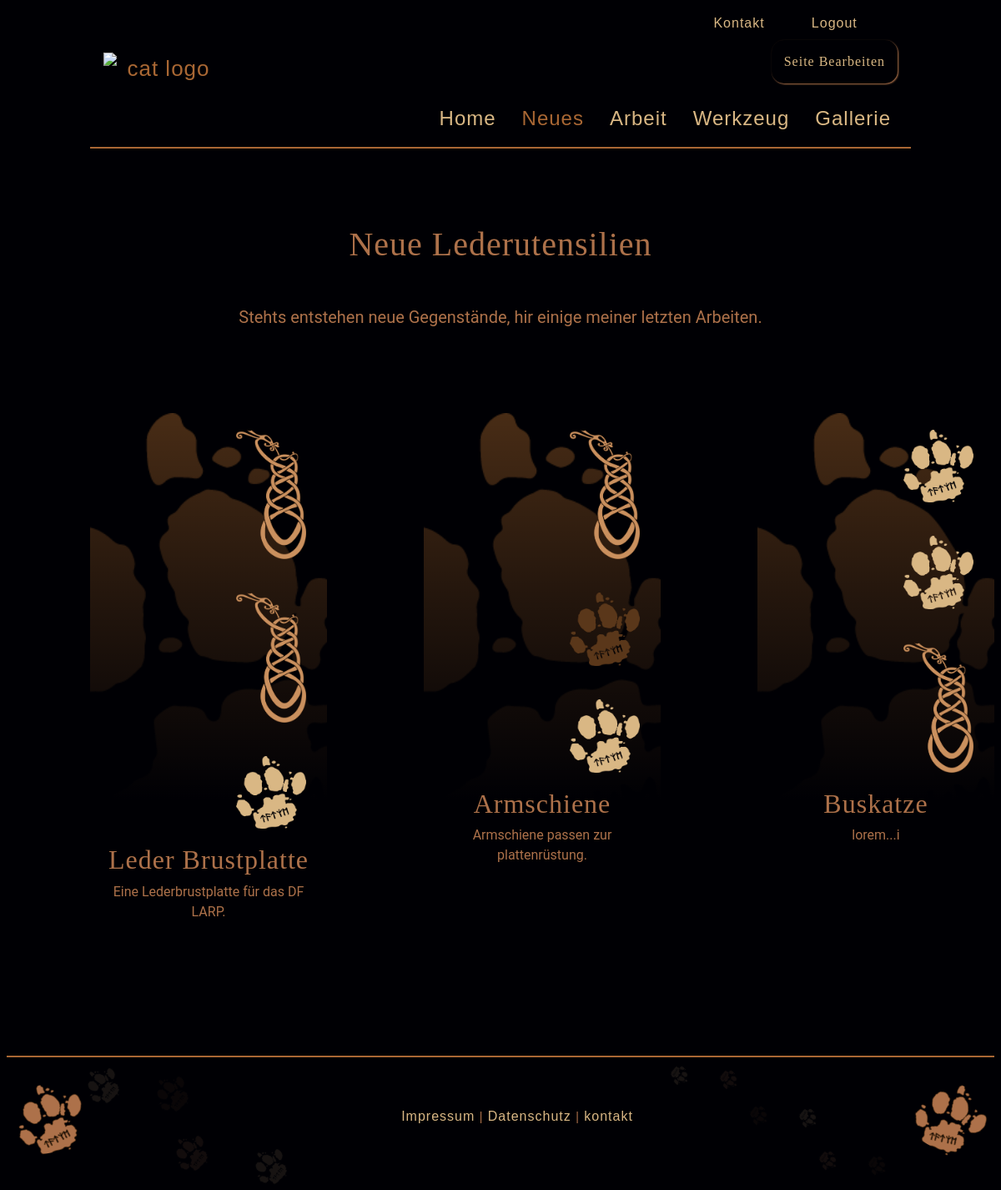
The page /index.php?p=news (signed in) on the database its author committed.
### tables this page shows
CREATE TABLE `news` (
  `id` int(11) NOT NULL,
  `title` varchar(50) NOT NULL,
  `text` varchar(250) NOT NULL,
  `bg_image` int(150) NOT NULL,
  `top_image` int(150) NOT NULL,
  `mid_image` int(150) NOT NULL,
  `bot_image` int(150) NOT NULL
);

CREATE TABLE `image_folder` (
  `id` int(11) NOT NULL,
  `folder` varchar(250) NOT NULL
);

CREATE TABLE `images` (
  `id` int(11) NOT NULL,
  `alt` varchar(250) NOT NULL DEFAULT 'eine Abbildung',
  `filename` varchar(250) NOT NULL,
  `id_folder` int(11) NOT NULL
);

### web/index.php (called while the page is built, shortened)
<?php
require 'templates/layout.php';

### web/models/news.php (called while the page is built, shortened)
<?php
function getAllNews()
{
    global $db_connection;
    $res = mysqli_query($db_connection,"SELECT news.*,
            imgBg.alt AS altBg,
            imgTop.alt AS altTop,
            imgMid.alt AS altMid,
            imgBot.alt AS altBot,
            imgBg.filename AS filenameBg,
            imgTop.filename AS filenameTop,
            imgMid.filename AS filenameMid,
            imgBot.filename AS filenameBot,
            folderBg.folder AS folderBg,
            folderTop.folder AS folderTop,
            folderMid.folder AS folderMid,
            folderBot.folder AS folderBot
            FROM news,
            images AS imgBg,
            images AS imgTop,
            images AS imgMid,
            images AS imgBot,
            image_folder AS folderBg,
            image_folder AS folderTop,
            image_folder AS folderMid,
            image_folder AS folderBot
            WHERE news.bg_image = imgBg.id
            AND imgBg.id_folder = folderBg.id
            AND news.top_image = imgTop.id
            AND imgTop.id_folder = folderTop.id
            AND news.mid_image = imgMid.id
            AND imgMid.id_folder = folderMid.id
            AND news.bot_image = imgBot.id
            AND imgBot.id_folder = folderBot.id");
    $items = [];
    while ($row = mysqli_fetch_assoc($res)) {
        $items[] = $row;
    }
    return $items;
}

### web/templates/news.php (the view, shortened to what this page needs)
<div class="container">
    <div class="row">
        <div class="col">
            <h1>Neue Lederutensilien</h1>
        </div>
    </div>
</div>
<div class="container">
    <div class="row justify-content-center">
        <div class="col-12 col-md-9">
            <p class="lead">
                Stehts entstehen neue Gegenstände, hir einige meiner letzten Arbeiten.
            </p>
        </div>
    </div>
</div>
<?php
include 'models/news.php';
$items = getAllNews();
?>
<div class="container news_section">
    <div class="row justify-content-around">
        <?php foreach($items as $item){ ?>
        <div class="col-12 col-sm-6 col-md-4 col-lg-3 offset-lg-1">
            <article class="news_card" style="background-image: url(img/<?php print $item['folderBg']; ?>/<?php print $item['filenameBg']; ?>)">
                <div class="row">
                    <div class="col-4 offset-7">
                        <img src="img/<?php print $item['folderTop']; ?>/<?php print $item['filenameTop']; ?>" alt="<?php print $item['altTop']; ?>">
                    </div>
                </div>
                <div class="row">
                    <div class="col-4 offset-7">
                        <img src="img/<?php print $item['folderMid']; ?>/<?php print $item['filenameMid']; ?>" alt="<?php print $item['altMid']; ?>">
                    </div>
                </div>
                <div class="row">
                    <div class="col-4 offset-7">
                        <img src="img/<?php print $item['folderBot']; ?>/<?php print $item['filenameBot']; ?>" alt="<?php print $item['altBot']; ?>">
                    </div>
                </div>
                <div class="row justify-content-center">
                    <div class="col-11">
                        <h2><?php print $item['title']; ?></h2>
                        <p>
                            <?php print $item['text']; ?>
                        </p>
                    </div>
                </div>
            </article>
        </div>
        <?php } ?>
    </div>
</div>

### rows shown on the page
news: bg_image.filename (picture), mid_image.filename (picture), bot_image.filename (picture), title "Leder Brustplatte", text "Eine Lederbrustplatte für das DF LARP."
news: bg_image.filename (picture), top_image.filename (picture), bot_image.filename (picture), title "Armschiene", text "Armschiene passen zur plattenrüstung."
news: bg_image.filename (picture), mid_image.filename (picture), bot_image.filename (picture), title "Buskatze", text "lorem...i"
